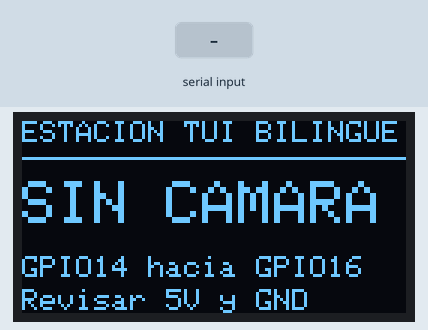
Recording of a sketch running on a simulated ESP32. On the bench: 128×64 one-colour display. Inputs (shaded band) come from the test bench. What the sketch prints to the serial monitor is not drawn.

Above: at 7.6 s.
7.7 s: "CAM|BOOT\n" received over the second serial link
At 8.8 s:
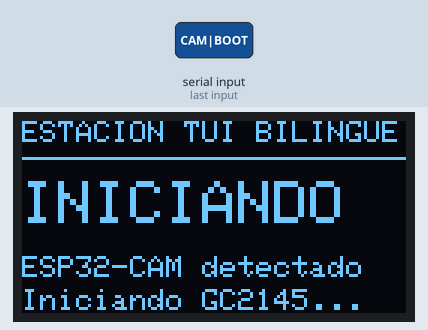
9.2 s: "CAM|INIT_ERROR\n" received over the second serial link
At 10.0 s:
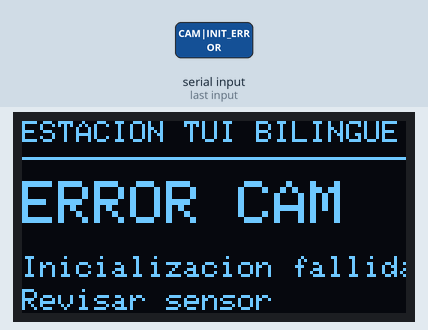
10.7 s: "CAM|PSRAM_WARNING\n" received over the second serial link
At 11.1 s:
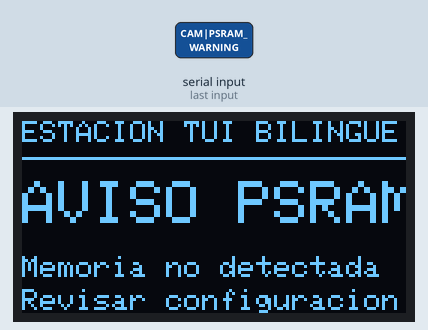
12.2 s: "CAM|FRAME_ERROR\n" received over the second serial link
At 13.4 s:
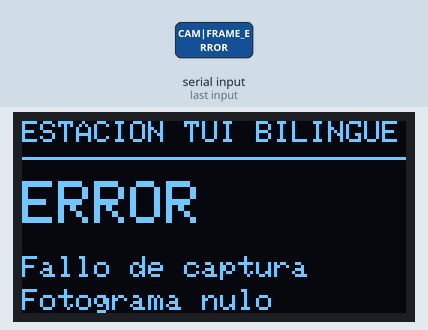
13.7 s: "CAM|FRAME_BAD\n" received over the second serial link
At 14.6 s:
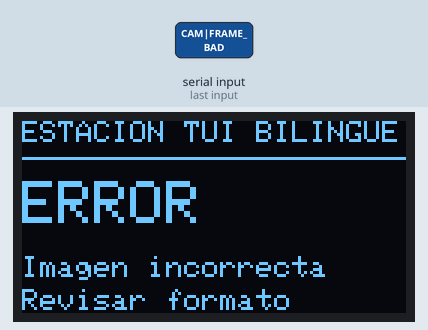
15.2 s: "CAM|SENSOR_UNKNOWN\n" received over the second serial link
At 15.8 s:
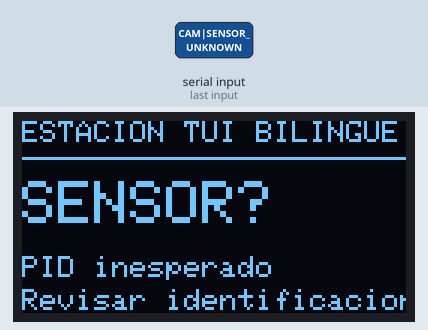
Timing chart, 0 to 18.2 s (numbered marks = the images above; inputs shaded):
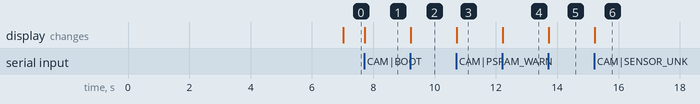

Measured:
- after the input at 7.7 s, the display: changes at once (image 1)
- after the input at 9.2 s, the display: changes at once (image 2)
- after the input at 10.7 s, the display: changes at once (image 3)
- after the input at 12.2 s, the display: changes at once (image 4)
- after the input at 13.7 s, the display: changes at once (image 5)
- after the input at 15.2 s, the display: changes at once (image 6)

The sketch:

Sketch_Devkit_Provisional.ino
```cpp
#include <Arduino.h>
#include <Wire.h>
#include <Adafruit_GFX.h>
#include <Adafruit_SSD1306.h>

// ==========================================
// ESTACION TUI BILINGUE
// ESP32 DEVKIT V1 - CONTROLADOR MAESTRO
// ==========================================

#define SCREEN_WIDTH 128
#define SCREEN_HEIGHT 64

#define OLED_ADDRESS 0x3C

// Pines OLED
#define OLED_SDA 21
#define OLED_SCL 22

// UART2
#define UART_RX 16
#define UART_TX 17

#define UART_BAUD 115200

Adafruit_SSD1306 display(
  SCREEN_WIDTH,
  SCREEN_HEIGHT,
  &Wire,
  -1
);

// ==========================================
// VARIABLES
// ==========================================

char rxBuffer[128];
size_t rxIndex = 0;

bool oledReady = false;
bool everReceived = false;
bool linkLost = false;

unsigned long lastMessageTime = 0;

// ==========================================
// MOSTRAR ESTADO EN OLED
// ==========================================

void showScreen(
  const char *title,
  const char *line1,
  const char *line2
) {

  if (!oledReady) return;

  display.clearDisplay();

  display.setTextColor(SSD1306_WHITE);
  display.setTextWrap(false);

  display.setTextSize(1);
  display.setCursor(0, 0);

  display.println("ESTACION TUI BILINGUE");

  display.drawLine(
    0, 12,
    127, 12,
    SSD1306_WHITE
  );

  display.setTextSize(2);
  display.setCursor(0, 20);

  display.println(title);

  display.setTextSize(1);

  display.setCursor(0, 45);
  display.println(line1);

  display.setCursor(0, 56);
  display.println(line2);

  display.display();
}

// ==========================================
// PROCESAR MENSAJES
// ==========================================

void processMessage(char *message) {

  Serial.print("UART RECIBIDO: ");
  Serial.println(message);

  everReceived = true;
  linkLost = false;

  lastMessageTime = millis();

  if (strcmp(message, "CAM|BOOT") == 0) {

    showScreen(
      "INICIANDO",
      "ESP32-CAM detectado",
      "Iniciando GC2145..."
    );
  }

  else if (
    strcmp(
      message,
      "CAM|INIT_OK|GC2145|RGB565"
    ) == 0
  ) {

    showScreen(
      "SENSOR OK",
      "GC2145 detectado",
      "Formato RGB565"
    );
  }

  else if (
    strcmp(message, "CAM|INIT_ERROR") == 0
  ) {

    showScreen(
      "ERROR CAM",
      "Inicializacion fallida",
      "Revisar sensor"
    );
  }

  else if (
    strcmp(message, "CAM|PSRAM_WARNING") == 0
  ) {

    showScreen(
      "AVISO PSRAM",
      "Memoria no detectada",
      "Revisar configuracion"
    );
  }

  else if (
    strcmp(message, "CAM|FRAME_ERROR") == 0
  ) {

    showScreen(
      "ERROR",
      "Fallo de captura",
      "Fotograma nulo"
    );
  }

  else if (
    strcmp(message, "CAM|FRAME_BAD") == 0
  ) {

    showScreen(
      "ERROR",
      "Imagen incorrecta",
      "Revisar formato"
    );
  }

  else if (
    strncmp(message, "CAM|FRAME_OK|", 13) == 0
  ) {

    unsigned long count = 0;
    unsigned int width = 0;
    unsigned int height = 0;
    unsigned long bytes = 0;

    int fields = sscanf(
      message,
      "CAM|FRAME_OK|%lu|%u|%u|%lu",
      &count,
      &width,
      &height,
      &bytes
    );

    if (fields == 4) {

      char line1[24];
      char line2[24];

      snprintf(
        line1,
        sizeof(line1),
        "GC2145 RGB565"
      );

      snprintf(
        line2,
        sizeof(line2),
        "%ux%u %lu B",
        width,
        height,
        bytes
      );

      showScreen(
        "CAMARA OK",
        line1,
        line2
      );

      Serial.printf(
        "FOTOGRAMA %lu VALIDADO\n",
        count
      );

      Serial.printf(
        "Resolucion: %ux%u\n",
        width,
        height
      );

      Serial.printf(
        "Bytes: %lu\n",
        bytes
      );
    }
  }

  else if (
    strcmp(message, "CAM|SENSOR_UNKNOWN") == 0
  ) {

    showScreen(
      "SENSOR?",
      "PID inesperado",
      "Revisar identificacion"
    );
  }
}

// ==========================================
// LEER UART
// ==========================================

void readUART() {

  while (Serial2.available()) {

    char received = Serial2.read();

    if (received == '\n') {

      rxBuffer[rxIndex] = '\0';

      if (rxIndex > 0) {
        processMessage(rxBuffer);
      }

      rxIndex = 0;
    }

    else if (received != '\r') {

      if (rxIndex < sizeof(rxBuffer) - 1) {

        rxBuffer[rxIndex++] = received;

      } else {

        // Descartar mensaje desbordado
        rxIndex = 0;
      }
    }
  }
}

// ==========================================
// SETUP
// ==========================================

void setup() {

  Serial.begin(115200);

  // UART2 del DevKit
  Serial2.begin(
    UART_BAUD,
    SERIAL_8N1,
    UART_RX,
    UART_TX
  );

  // I2C OLED
  Wire.begin(
    OLED_SDA,
    OLED_SCL
  );

  // Inicializar OLED
  oledReady = display.begin(
    SSD1306_SWITCHCAPVCC,
    OLED_ADDRESS
  );

  if (oledReady) {

    Serial.println("OLED INICIALIZADA");

    showScreen(
      "ESPERANDO",
      "ESP32-CAM",
      "UART 115200"
    );

  } else {

    Serial.println("ERROR OLED");
  }

  Serial.println("DEVKIT LISTO");
}

// ==========================================
// LOOP
// ==========================================

void loop() {

  readUART();

  // Nunca recibimos mensajes
  if (
    !everReceived &&
    !linkLost &&
    millis() > 7000
  ) {

    showScreen(
      "SIN CAMARA",
      "GPIO14 hacia GPIO16",
      "Revisar 5V y GND"
    );

    linkLost = true;
  }

  // Perdida de comunicacion
  if (
    everReceived &&
    !linkLost &&
    millis() - lastMessageTime > 7000
  ) {

    showScreen(
      "SIN SENAL",
      "No llegan mensajes",
      "Revisar UART y GND"
    );

    linkLost = true;
  }
}
```
